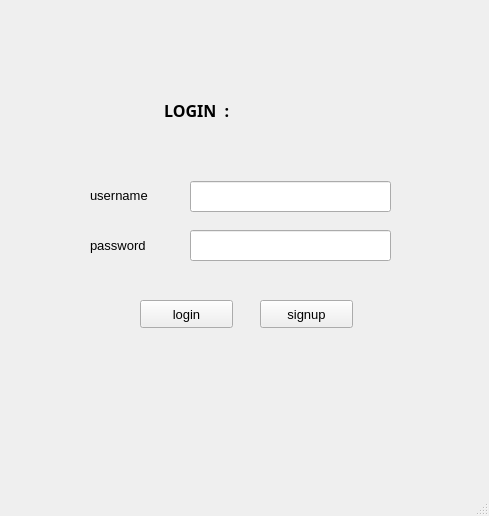
<?xml version="1.0" encoding="UTF-8"?>
<ui version="4.0">
 <class>MainWindow</class>
 <widget class="QMainWindow" name="MainWindow">
  <property name="geometry">
   <rect>
    <x>0</x>
    <y>0</y>
    <width>489</width>
    <height>516</height>
   </rect>
  </property>
  <property name="windowTitle">
   <string>MainWindow</string>
  </property>
  <widget class="QWidget" name="centralwidget">
   <widget class="QPushButton" name="pushButton">
    <property name="geometry">
     <rect>
      <x>140</x>
      <y>300</y>
      <width>93</width>
      <height>28</height>
     </rect>
    </property>
    <property name="font">
     <font>
      <pointsize>10</pointsize>
     </font>
    </property>
    <property name="text">
     <string>login</string>
    </property>
   </widget>
   <widget class="QPushButton" name="pushButton_2">
    <property name="geometry">
     <rect>
      <x>260</x>
      <y>300</y>
      <width>93</width>
      <height>28</height>
     </rect>
    </property>
    <property name="font">
     <font>
      <pointsize>10</pointsize>
     </font>
    </property>
    <property name="text">
     <string>signup</string>
    </property>
   </widget>
   <widget class="QLabel" name="label">
    <property name="geometry">
     <rect>
      <x>90</x>
      <y>180</y>
      <width>91</width>
      <height>31</height>
     </rect>
    </property>
    <property name="font">
     <font>
      <pointsize>10</pointsize>
      <weight>50</weight>
      <bold>false</bold>
     </font>
    </property>
    <property name="autoFillBackground">
     <bool>true</bool>
    </property>
    <property name="text">
     <string>username</string>
    </property>
   </widget>
   <widget class="QLabel" name="label_2">
    <property name="geometry">
     <rect>
      <x>90</x>
      <y>230</y>
      <width>91</width>
      <height>31</height>
     </rect>
    </property>
    <property name="font">
     <font>
      <pointsize>10</pointsize>
      <weight>50</weight>
      <bold>false</bold>
     </font>
    </property>
    <property name="autoFillBackground">
     <bool>true</bool>
    </property>
    <property name="text">
     <string>password</string>
    </property>
   </widget>
   <widget class="QLineEdit" name="lineEdit">
    <property name="geometry">
     <rect>
      <x>190</x>
      <y>181</y>
      <width>201</width>
      <height>31</height>
     </rect>
    </property>
    <property name="font">
     <font>
      <weight>75</weight>
      <bold>true</bold>
     </font>
    </property>
   </widget>
   <widget class="QLineEdit" name="lineEdit_2">
    <property name="geometry">
     <rect>
      <x>190</x>
      <y>230</y>
      <width>201</width>
      <height>31</height>
     </rect>
    </property>
    <property name="font">
     <font>
      <weight>75</weight>
      <bold>true</bold>
     </font>
    </property>
   </widget>
   <widget class="QLabel" name="label_4">
    <property name="geometry">
     <rect>
      <x>160</x>
      <y>90</y>
      <width>141</width>
      <height>41</height>
     </rect>
    </property>
    <property name="font">
     <font>
      <family>Bahnschrift Light</family>
      <pointsize>12</pointsize>
      <weight>75</weight>
      <bold>true</bold>
     </font>
    </property>
    <property name="autoFillBackground">
     <bool>true</bool>
    </property>
    <property name="text">
     <string> LOGIN  : </string>
    </property>
   </widget>
   <widget class="QLabel" name="label_5">
    <property name="geometry">
     <rect>
      <x>0</x>
      <y>0</y>
      <width>491</width>
      <height>471</height>
     </rect>
    </property>
    <property name="text">
     <string/>
    </property>
    <property name="pixmap">
     <pixmap>360_F_225937425_qKwfa5FFOnWahx4WyPyBdZFkODQyOx95.jpg</pixmap>
    </property>
    <property name="scaledContents">
     <bool>true</bool>
    </property>
   </widget>
   <widget class="QLabel" name="label_6">
    <property name="geometry">
     <rect>
      <x>250</x>
      <y>90</y>
      <width>41</width>
      <height>41</height>
     </rect>
    </property>
    <property name="text">
     <string/>
    </property>
    <property name="pixmap">
     <pixmap>profile-icon-login-head-icon-vector.jpg</pixmap>
    </property>
    <property name="scaledContents">
     <bool>true</bool>
    </property>
   </widget>
   <zorder>label_5</zorder>
   <zorder>pushButton</zorder>
   <zorder>pushButton_2</zorder>
   <zorder>label</zorder>
   <zorder>label_2</zorder>
   <zorder>lineEdit</zorder>
   <zorder>lineEdit_2</zorder>
   <zorder>label_4</zorder>
   <zorder>label_6</zorder>
  </widget>
  <widget class="QMenuBar" name="menubar">
   <property name="geometry">
    <rect>
     <x>0</x>
     <y>0</y>
     <width>489</width>
     <height>26</height>
    </rect>
   </property>
  </widget>
  <widget class="QStatusBar" name="statusbar"/>
 </widget>
 <resources/>
 <connections/>
</ui>
